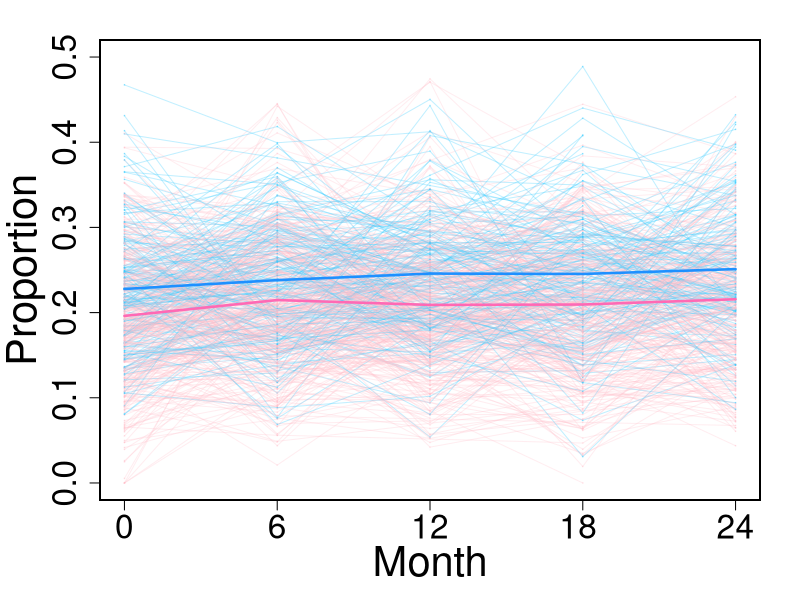
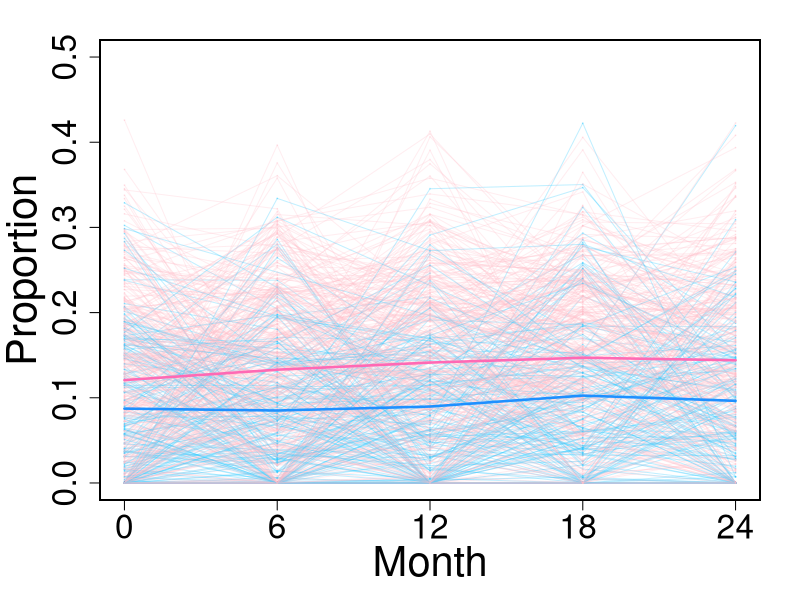

Source code (R) for these figures, in order:
# Shilin

# This is the code for corr plot
# focus on prop2 and cell type proportion
#explore the correction between cell-type proportion


library(tidyverse)

combined_data <- read_csv("data.csv")
subject_name<-unique(combined_data$participant_id)


####D####
c1 <- rgb(0.2,0.8,1, alpha = 0.3, names = "lt.blue")
c2 <- rgb(255,192,203, max = 255, alpha = 70, names = "lt.pink")

prop_df<- combined_data[,c('prop2_B','prop2_CD4','prop2_CD8','prop2_Monocytes','prop2_NK','prop2_Other','visit_month','Case')]
prop_mean_total_bytime <- prop_df %>% group_by(visit_month) %>% 
  summarise(across(c('prop2_B','prop2_CD4','prop2_CD8','prop2_Monocytes','prop2_NK','prop2_Other'), mean),
            .groups = 'drop')  %>%
  as.data.frame()
prop_mean_total_bytime

prop_mean_case_bytime <- prop_df %>% group_by(visit_month,Case) %>% 
  summarise(across(everything(), mean),
            .groups = 'drop')  %>%
  as.data.frame()
prop_mean_case<-prop_mean_case_bytime[which(prop_mean_case_bytime$Case=='Case'),]
prop_mean_ctrl<-prop_mean_case_bytime[which(prop_mean_case_bytime$Case=='Control'),]

###prop2_CD4

jpeg(filename = "time_plotCD4.jpg", width = 10, height = 6, units = "in", res = 300)

par(mfrow=c(1,1))
par(mar=c(5,5,2,2))
plot(combined_data[1:5,]$visit_month,combined_data[1:5,]$prop2_CD4,type="p",cex=0.2,pch=20,col=c2,
     xlim=c(0,24),ylim=c(0,0.5),xaxt="n",xlab="Month",ylab="Proportion",
     cex.axis=2,cex.lab=2.5,cex.main=3,
     main="")
xtick<-c(0,6,12,18,24)
axis(side=1, at=xtick, labels = FALSE)
# used for loop to add more line for different patients
lab =c("0","6" ,"12","18 ","24") # label
text(x=xtick, y=-0.03,par("usr")[3], labels = lab, srt = 0, pos = 1,xpd=T,cex = 2)
lines(lowess(combined_data[1:5,]$visit_month,combined_data[1:5,]$prop2_CD4),col=c2)
legend(18,0.73,legend=c('Case','Control'),col=c('hotpink','dodgerblue'),lty=1,bty="n",cex=1.5,lwd=2.5)
for(i in 2:length(subject_name)){
  nm = subject_name[i]
  idx= which(combined_data$participant_id==nm)
  tmpm=combined_data[idx,]
  if(tmpm[1,]$Case=='Case'){
    tmpm_case=tmpm
    par(new=T)
    plot(tmpm_case$visit_month,tmpm_case$prop2_CD4,type="p",cex=0.2,pch=20,col=c2,
         xlim=c(0,24),ylim=c(0,0.5),xaxt="n",yaxt='n',
         xlab=" ",ylab=" ")
    lines(lowess(tmpm_case$visit_month,tmpm_case$prop2_CD4),col=c2)
  }else{
    tmpm_ctrl = tmpm
    par(new=T)
    plot(tmpm_ctrl$visit_month,tmpm_ctrl$prop2_CD4,type="p",cex=0.2,pch=20,col=c1,
         xlim=c(0,24),ylim=c(0,0.5),xaxt="n",yaxt='n',
         xlab=" ",ylab=" ")
    lines(lowess(tmpm_ctrl$visit_month,tmpm_ctrl$prop2_CD4),col=c1)
    
  }}
lines(lowess(prop_mean_case$visit_month,prop_mean_case$prop2_CD4),col='hotpink',lwd=2.5)
lines(lowess(prop_mean_ctrl$visit_month,prop_mean_ctrl$prop2_CD4),col='dodgerblue',lwd=2.5)

dev.off()

####E####
c3=c('#a1d76a')
c4=c('#beaed4')

jpeg(filename = "time_plotCD8.jpg", width = 10, height = 6, units = "in", res = 300)
par(mfrow=c(1,1))
par(mar=c(5,5,2,2))
plot(combined_data[1:5,]$visit_month,combined_data[1:5,]$prop2_CD8,type="p",cex=0.2,pch=20,col=c2,
     xlim=c(0,24),ylim=c(0,0.5),xaxt="n",xlab="Month",ylab="Proportion",
     cex.axis=2,cex.lab=2.5,cex.main=3,
     main=" ")
xtick<-c(0,6,12,18,24)
axis(side=1, at=xtick, labels = FALSE)
lab =c("0","6" ,"12","18 ","24") # label
text(x=xtick, y=-0.03,par("usr")[3], labels = lab, srt = 0, pos = 1,xpd=T,cex = 2)
lines(lowess(combined_data[1:5,]$visit_month,combined_data[1:5,]$prop2_CD8),col=c2)
legend(18,0.73,legend=c('Case','Control'),col=c('hotpink','dodgerblue'),lty=1,bty="n",cex=1.5,lwd=2.5)
for(i in 2:length(subject_name)){
  nm = subject_name[i]
  idx= which(combined_data$participant_id==nm)
  tmpm=combined_data[idx,]
  if(tmpm[1,]$Case=='Case'){
    tmpm_case=tmpm
    par(new=T)
    plot(tmpm_case$visit_month,tmpm_case$prop2_CD8,type="p",cex=0.2,pch=20,col=c2,
         xlim=c(0,24),ylim=c(0,0.5),xaxt="n",yaxt='n',
         xlab=" ",ylab=" ")
    lines(lowess(tmpm_case$visit_month,tmpm_case$prop2_CD8),col=c2)
  }else{
    tmpm_ctrl = tmpm
    par(new=T)
    plot(tmpm_ctrl$visit_month,tmpm_ctrl$prop2_CD8,type="p",cex=0.2,pch=20,col=c1,
         xlim=c(0,24),ylim=c(0,0.5),xaxt="n",yaxt='n',
         xlab=" ",ylab=" ")
    lines(lowess(tmpm_ctrl$visit_month,tmpm_ctrl$prop2_CD8),col=c1)
    
  }}
lines(lowess(prop_mean_case$visit_month,prop_mean_case$prop2_CD8),col='hotpink',lwd=2.5)
lines(lowess(prop_mean_ctrl$visit_month,prop_mean_ctrl$prop2_CD8),col='dodgerblue',lwd=2.5)

dev.off()

